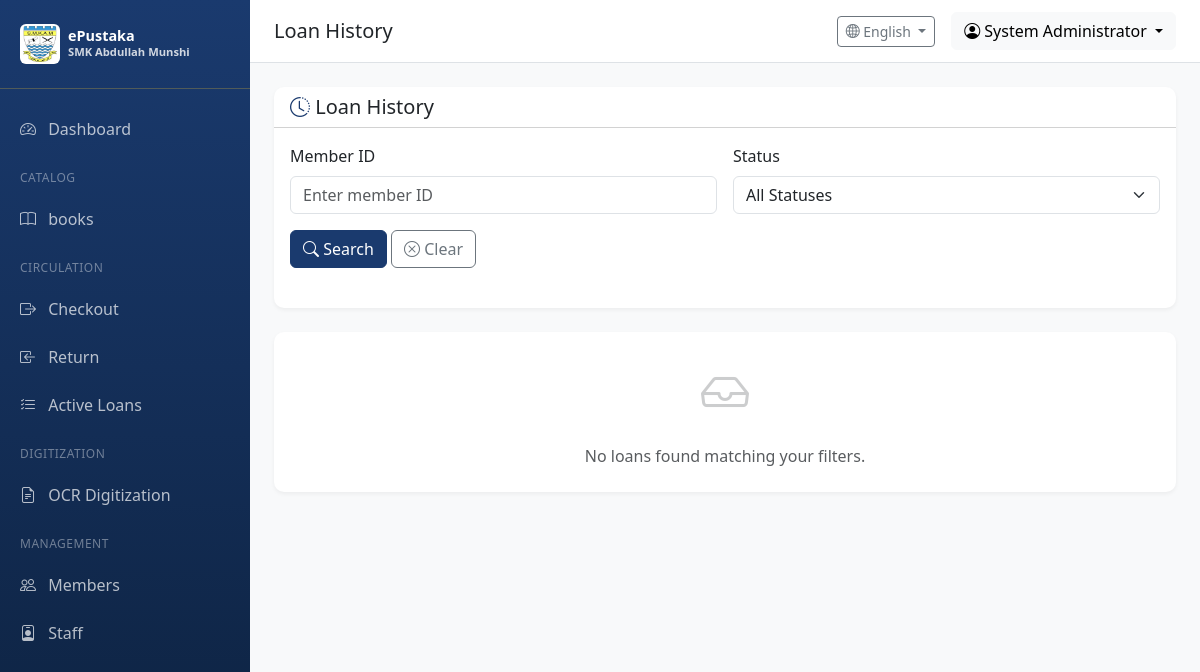
Page /circulation/history (signed in) on the earlier database version.
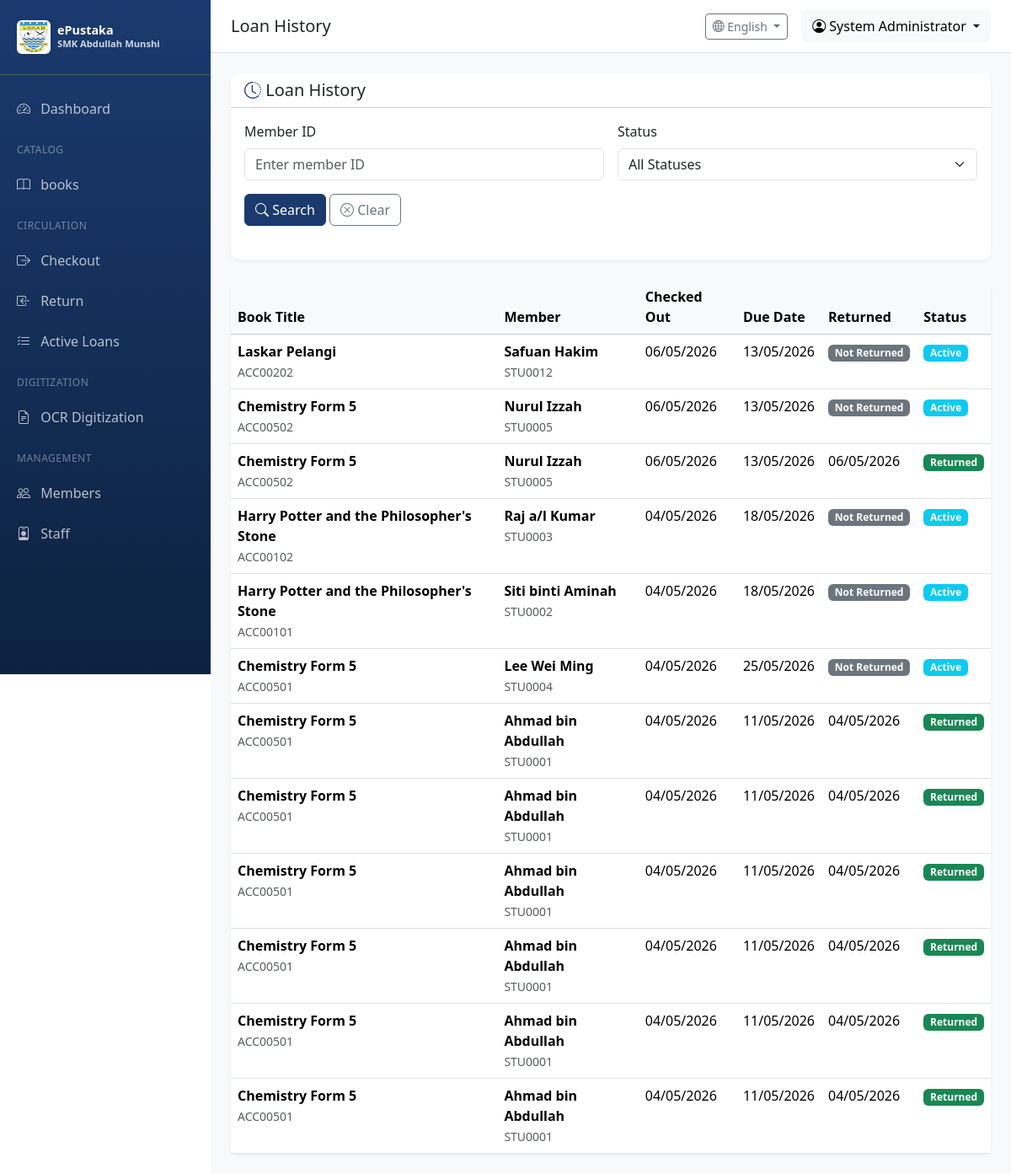
Same page on the later database version.
### app/models/member.py (models this page shows, shortened)
class Member(UserMixin, db.Model):
    __tablename__ = 'members'
    id = db.Column(db.Integer, primary_key=True)
    member_id = db.Column(db.String(32), unique=True, nullable=False, index=True)  # Auto-generated, e.g., STU0001
    full_name = db.Column(db.String(128), nullable=False)
    email = db.Column(db.String(120), index=True)
    phone = db.Column(db.String(20))
    password_hash = db.Column(db.String(256))  # Password for member login
    member_type = db.Column(db.String(32), default='Student')  # Student, Staff, External
    form_level = db.Column(db.Integer, default=1)  # 1-5 for Forms 1-5, 6 for Graduated
    class_group = db.Column(db.String(64))  # e.g., "Science 1", "Arts 2"
    student_year = db.Column(db.Integer)  # Academic year (e.g., 2024-2025)
    total_books_read = db.Column(db.Integer, default=0)  # For NILAM leaderboard
    is_active = db.Column(db.Boolean, default=True)
    mark_for_deletion = db.Column(db.Boolean, default=False)  # Flag for admin deletion
    graduation_date = db.Column(db.DateTime)  # When student graduated
    last_login = db.Column(db.DateTime)  # Track active students by login
    notes = db.Column(db.Text)
    created_at = db.Column(db.DateTime, default=datetime.utcnow)
    updated_at = db.Column(db.DateTime, default=datetime.utcnow, onupdate=datetime.utcnow)
    loans = db.relationship('Loan', backref='member', lazy='dynamic')

### app/models/circulation.py (models this page shows, shortened)
class Loan(db.Model):
    __tablename__ = 'loans'
    id = db.Column(db.Integer, primary_key=True)
    checkout_date = db.Column(db.DateTime, nullable=False, default=datetime.utcnow)
    due_date = db.Column(db.DateTime, nullable=False)
    return_date = db.Column(db.DateTime)
    status = db.Column(db.String(20), default=LoanStatus.ACTIVE.value, index=True)
    renewal_count = db.Column(db.Integer, default=0)
    fine_amount = db.Column(db.Float, default=0.0)
    fine_paid = db.Column(db.Boolean, default=False)
    notes = db.Column(db.Text)
    member_id = db.Column(db.Integer, db.ForeignKey('members.id'), nullable=False)
    copy_id = db.Column(db.Integer, db.ForeignKey('book_copies.id'), nullable=False)
    checkout_by = db.Column(db.Integer, db.ForeignKey('users.id'))
    return_by = db.Column(db.Integer, db.ForeignKey('users.id'))
    created_at = db.Column(db.DateTime, default=datetime.utcnow)
    updated_at = db.Column(db.DateTime, default=datetime.utcnow, onupdate=datetime.utcnow)
    checkout_staff = db.relationship('User', foreign_keys=[checkout_by])
    return_staff = db.relationship('User', foreign_keys=[return_by])

### app/models/catalog.py (models this page shows, shortened)
class Book(db.Model):
    __tablename__ = 'books'
    id = db.Column(db.Integer, primary_key=True)
    title = db.Column(db.String(256), nullable=False, index=True)
    author = db.Column(db.String(256), index=True)
    isbn = db.Column(db.String(20), index=True)
    publisher = db.Column(db.String(128))
    publication_year = db.Column(db.Integer)
    edition = db.Column(db.String(32))
    category = db.Column(db.String(64), index=True)  # e.g., Fiction, Science, History
    call_number = db.Column(db.String(32), index=True)  # Library classification
    subject = db.Column(db.String(128))
    language = db.Column(db.String(32), default='Malay')
    description = db.Column(db.Text)
    page_count = db.Column(db.Integer)
    cover_image = db.Column(db.String(256))  # Path to cover image
    price = db.Column(db.Float)  # Book price for replacement/loss scenarios
    created_at = db.Column(db.DateTime, default=datetime.utcnow)
    updated_at = db.Column(db.DateTime, default=datetime.utcnow, onupdate=datetime.utcnow)
    copies = db.relationship('BookCopy', backref='book', lazy='dynamic', cascade='all, delete-orphan')

class BookCopy(db.Model):
    __tablename__ = 'book_copies'
    id = db.Column(db.Integer, primary_key=True)
    accession_number = db.Column(db.String(32), unique=True, nullable=False, index=True)
    barcode = db.Column(db.String(32), unique=True, index=True)
    status = db.Column(db.String(20), default=CopyStatus.AVAILABLE.value, index=True)
    condition = db.Column(db.String(32), default='Good')  # Good, Fair, Poor
    location = db.Column(db.String(64))  # Shelf location
    acquisition_date = db.Column(db.Date)
    acquisition_source = db.Column(db.String(64))  # Purchase, Donation, etc.
    price = db.Column(db.Float)
    notes = db.Column(db.Text)
    book_id = db.Column(db.Integer, db.ForeignKey('books.id'), nullable=False)
    created_at = db.Column(db.DateTime, default=datetime.utcnow)
    updated_at = db.Column(db.DateTime, default=datetime.utcnow, onupdate=datetime.utcnow)
    loans = db.relationship('Loan', backref='copy', lazy='dynamic')

### app/routes/circulation.py (the view)
@circulation_bp.route('/history')
@login_required
def loan_history():
    page = request.args.get('page', 1, type=int)
    query = Loan.query
    member_id = request.args.get('member', '')
    if member_id:
        member = Member.query.filter_by(member_id=member_id).first()
        if member:
            query = query.filter(Loan.member_id == member.id)
    status = request.args.get('status', '')
    if status:
        query = query.filter(Loan.status == status)
    loans = query.order_by(Loan.checkout_date.desc()).paginate(page=page, per_page=20)
    return render_template('circulation/history.html', loans=loans)

### app/models/user.py (called while the page is built)
@login_manager.user_loader
def load_user(user_id):
    from app.models import Member
    if user_id.startswith('user_'):
        user_id_num = int(user_id.split('_')[1])
        return User.query.get(user_id_num)
    elif user_id.startswith('member_'):
        user_id_num = int(user_id.split('_')[1])
        return Member.query.get(user_id_num)
    else:
        return User.query.get(int(user_id))

    def has_permission(self, perm):
        return self.permissions & perm == perm

    def can(self, perm):
        return self.role is not None and self.role.has_permission(perm)

### app/utils/i18n.py (called while the page is built)
def get_language() -> str:
    try:
        return session.get('language', DEFAULT_LANGUAGE)
    except RuntimeError:
        return DEFAULT_LANGUAGE

def get_text(key: str, lang: str = None) -> str:
    if lang is None:
        lang = get_language()
    if key in TRANSLATIONS:
        trans = TRANSLATIONS[key]
        if lang in trans:
            return trans[lang]
        elif DEFAULT_LANGUAGE in trans:
            return trans[DEFAULT_LANGUAGE]
    return key.replace('_', ' ').title()

### app/templates/circulation/history.html (shortened to what the changed rows need)
{% extends "base.html" %}
{% block content %}
<div class="row">
    <div class="col-12">
        <div class="card table-card">
            <div class="card-body p-0">
                {% if loans.items %}
                <div class="table-responsive">
                    <table class="table table-hover mb-0">
                        <thead class="table-light">
                            <tr>
                                <th>Book Title</th>
                                <th>Member</th>
                                <th>Checked Out</th>
                                <th>Due Date</th>
                                <th>Returned</th>
                                <th>Status</th>
                            </tr>
                        </thead>
                        <tbody>
                            {% for loan in loans.items %}
                            <tr>
                                <td>
                                    <strong>{{ loan.copy.book.title }}</strong>
                                    <br>
                                    <small class="text-muted">{{ loan.copy.accession_number }}</small>
                                </td>
                                <td>
                                    <strong>{{ loan.member.full_name }}</strong>
                                    <br>
                                    <small class="text-muted">{{ loan.member.member_id }}</small>
                                </td>
                                <td>{{ loan.checkout_date.strftime('%d/%m/%Y') }}</td>
                                <td>{{ loan.due_date.strftime('%d/%m/%Y') }}</td>
                                <td>
                                    {% if loan.return_date %}
                                        {{ loan.return_date.strftime('%d/%m/%Y') }}
                                    {% else %}
                                        <span class="badge bg-secondary">Not Returned</span>
                                    {% endif %}
                                </td>
                                <td>
                                    {% if loan.status == 'active' %}
                                        <span class="badge bg-info">Active</span>
                                    {% elif loan.status == 'returned' %}
                                        <span class="badge bg-success">Returned</span>
                                    {% elif loan.status == 'overdue' %}
                                        <span class="badge bg-danger">Overdue</span>
                                    {% elif loan.status == 'lost' %}
                                        <span class="badge bg-dark">Lost</span>
                                    {% else %}
                                        <span class="badge bg-secondary">{{ loan.status }}</span>
                                    {% endif %}
                                </td>
                            </tr>
                            {% endfor %}
                        </tbody>
                    </table>
                </div>
                {% else %}
                <div class="p-4 text-center text-muted">
                    <i class="bi bi-inbox" style="font-size: 3rem; opacity: 0.3;"></i>
                    <p class="mt-3 mb-0">No loans found matching your filters.</p>
                </div>
                {% endif %}
            </div>
        </div>
    </div>
</div>
{% endblock %}

### app/templates/base.html (shortened to what the changed rows need)
<!DOCTYPE html>
<html lang="en">
<head>
    <link href="https://cdn.jsdelivr.net/npm/bootstrap@5.3.2/dist/css/bootstrap.min.css" rel="stylesheet">
    <link href="https://cdn.jsdelivr.net/npm/bootstrap-icons@1.11.1/font/bootstrap-icons.css" rel="stylesheet">
</head>
<body>
    {% if current_user.is_authenticated %}
    <nav class="sidebar">
        <ul class="nav flex-column">
            {% set is_member = current_user.__class__.__name__ == 'Member' %}
            {% if is_member %}
                {% set is_staff = current_user.member_type in ['Staff', 'Student Assistant', 'Librarian', 'Teacher'] %}
            {% else %}
                {% set is_staff = current_user.role and current_user.role.name != 'Student' %}
            {% endif %}
            {% if is_member and not is_staff %}
            <li class="sidebar-section">{{ t('student_portal') }}</li>
            <li class="nav-item">
                <a class="nav-link {% if request.endpoint == 'student.index' %}active{% endif %}" href="{{ url_for('student.index') }}">
                    <i class="bi bi-house"></i> {{ t('home') }}
                </a>
            </li>
            <li class="nav-item">
                <a class="nav-link {% if request.endpoint == 'student.search_books' %}active{% endif %}" href="{{ url_for('student.search_books') }}">
                    <i class="bi bi-search"></i> {{ t('search_books') }}
                </a>
            </li>
            <li class="nav-item">
                <a class="nav-link {% if request.endpoint == 'student.my_loans' %}active{% endif %}" href="{{ url_for('student.my_loans') }}">
                    <i class="bi bi-journal-bookmark"></i> {{ t('my_loans') }}
                </a>
            </li>
            <li class="nav-item">
                <a class="nav-link {% if request.endpoint == 'student.leaderboard' %}active{% endif %}" href="{{ url_for('student.leaderboard') }}">
                    <i class="bi bi-trophy"></i> {{ t('leaderboard') }}
                </a>
            </li>
            {% elif is_staff %}
            {% if current_user.can(256) %}
            <li class="nav-item">
                <a class="nav-link {% if request.endpoint == 'users.staff_list' %}active{% endif %}" href="{{ url_for('users.staff_list') }}">
                    <i class="bi bi-person-badge"></i> {{ t('staff') }}
                </a>
            </li>
            {% endif %}
            {% endif %}
        </ul>
    </nav>
    <div class="main-content">
        <div class="content-wrapper">
            {% block content %}{% endblock %}
        </div>
    </div>
    {% else %}
    {% block public_content %}{% endblock %}
    {% endif %}
</body>
</html>

Differences in the rows shown:
now on this page (row edited): Member: member_type "Staff"
added Loan: copy.book "Laskar Pelangi", copy.accession_number "ACC00202", member.full_name "Safuan Hakim", member.member_id "STU0012", checkout_date "06/05/2026", due_date "13/05/2026", shows "Not Returned", status "Active"
added Loan: copy.book "Chemistry Form 5", copy.accession_number "ACC00502", member.full_name "Nurul Izzah", member.member_id "STU0005", checkout_date "06/05/2026", due_date "13/05/2026", shows "Not Returned", status "Active"
added Loan: copy.book "Chemistry Form 5", copy.accession_number "ACC00502", member.full_name "Nurul Izzah", member.member_id "STU0005", checkout_date "06/05/2026", due_date "13/05/2026", return_date "06/05/2026", status "Returned"
added Loan: copy.book "Harry Potter and the Philosopher's Stone", copy.accession_number "ACC00102", member.full_name "Raj a/l Kumar", member.member_id "STU0003", checkout_date "04/05/2026", due_date "18/05/2026", shows "Not Returned", status "Active"
added Loan: copy.book "Harry Potter and the Philosopher's Stone", copy.accession_number "ACC00101", member.full_name "Siti binti Aminah", member.member_id "STU0002", checkout_date "04/05/2026", due_date "18/05/2026", shows "Not Returned", status "Active"
added Loan: copy.book "Chemistry Form 5", copy.accession_number "ACC00501", member.full_name "Lee Wei Ming", member.member_id "STU0004", checkout_date "04/05/2026", due_date "25/05/2026", shows "Not Returned", status "Active"
added Loan: copy.book "Chemistry Form 5", copy.accession_number "ACC00501", member.full_name "Ahmad bin Abdullah", member.member_id "STU0001", checkout_date "04/05/2026", due_date "11/05/2026", return_date "04/05/2026", status "Returned"
added Loan: copy.book "Chemistry Form 5", copy.accession_number "ACC00501", member.full_name "Ahmad bin Abdullah", member.member_id "STU0001", checkout_date "04/05/2026", due_date "11/05/2026", return_date "04/05/2026", status "Returned"
added Loan: copy.book "Chemistry Form 5", copy.accession_number "ACC00501", member.full_name "Ahmad bin Abdullah", member.member_id "STU0001", checkout_date "04/05/2026", due_date "11/05/2026", return_date "04/05/2026", status "Returned"
added Loan: copy.book "Chemistry Form 5", copy.accession_number "ACC00501", member.full_name "Ahmad bin Abdullah", member.member_id "STU0001", checkout_date "04/05/2026", due_date "11/05/2026", return_date "04/05/2026", status "Returned"
added Loan: copy.book "Chemistry Form 5", copy.accession_number "ACC00501", member.full_name "Ahmad bin Abdullah", member.member_id "STU0001", checkout_date "04/05/2026", due_date "11/05/2026", return_date "04/05/2026", status "Returned"
added Loan: copy.book "Chemistry Form 5", copy.accession_number "ACC00501", member.full_name "Ahmad bin Abdullah", member.member_id "STU0001", checkout_date "04/05/2026", due_date "11/05/2026", return_date "04/05/2026", status "Returned"
Other differences:
{{ t('staff') }}: "Staff" → (not shown)
text no longer shown: "No loans found matching your filters."
text now shown: "Book Title Member Checked Out Due Date Returned Status"
